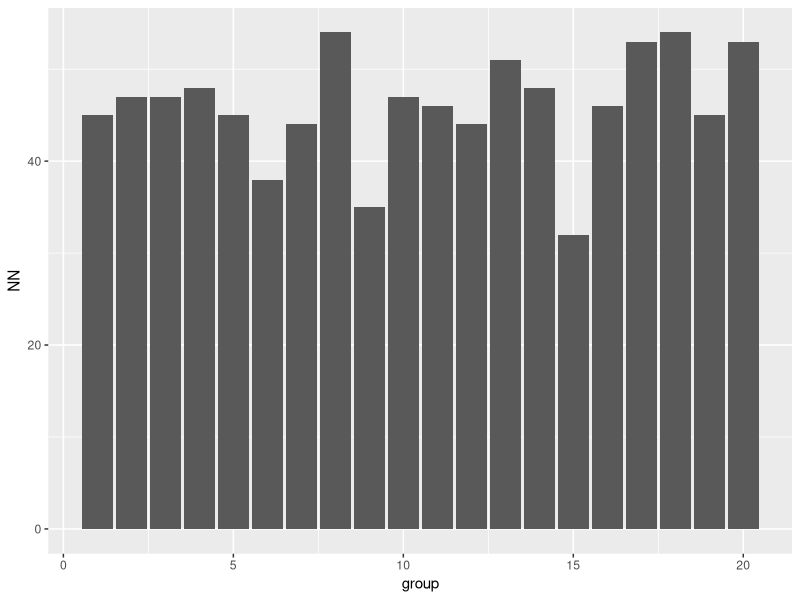
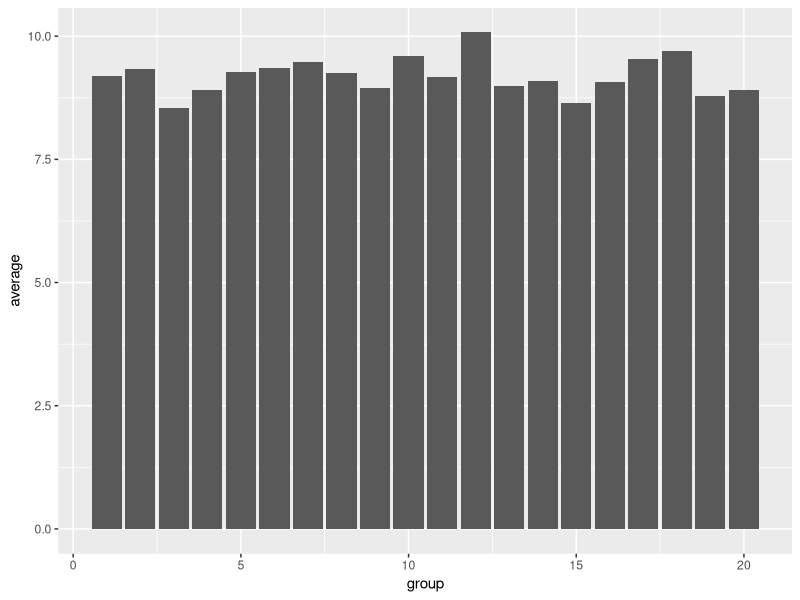
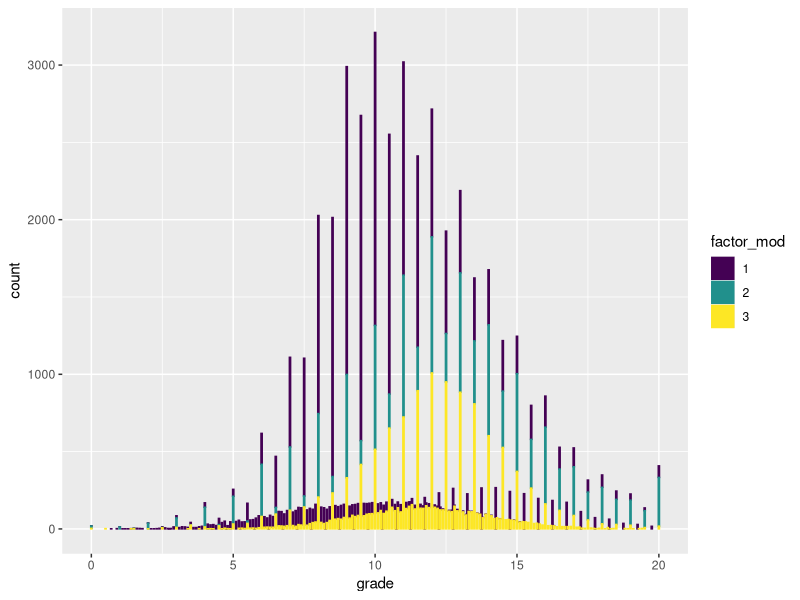
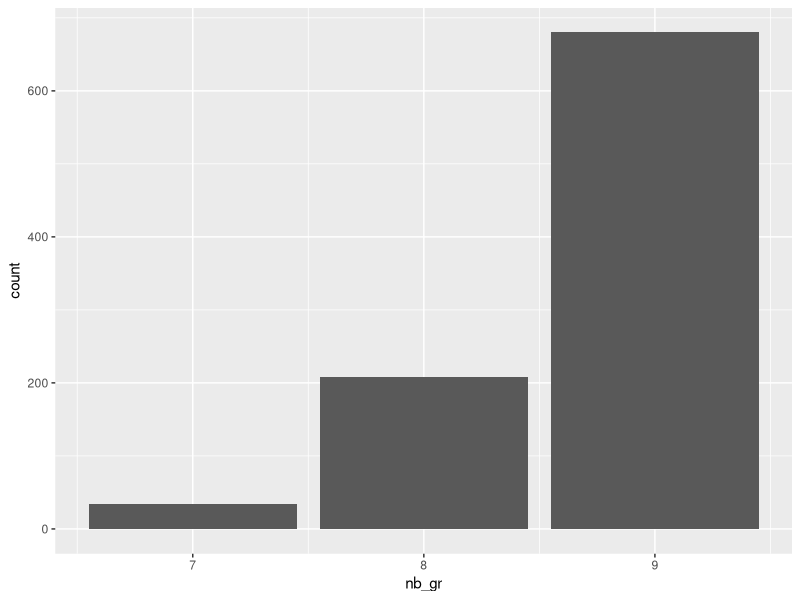
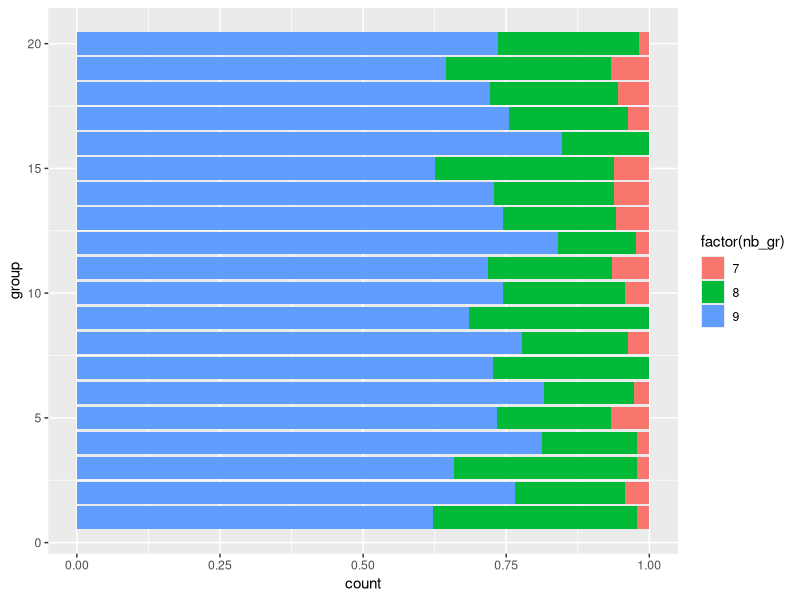

The R script that drew these images, in order:
## ---- chunk 1
#| echo: false
library(tidyr)
library(vroom)
library(ggplot2)
library(dplyr)
library(here)
library(knitr)
## ---- chunk 2
#| echo: false
#loading the dataset using here
dataset <- vroom(here("grades (1).csv"))
## ---- chunk 3
#| echo: false
nbofgrade <- NROW(dataset)  
sentence_nbofgrade <- paste("The data set contains" , nbofgrade, "grades")
print(sentence_nbofgrade)
## ---- chunk 4
#| echo: false
nb_of_students <- lengths(dataset |> distinct(id))
sentence_nbofstudents <- paste("The data set contains" , nb_of_students, "students")
print(sentence_nbofstudents)
## ---- chunk 5
#| echo: false
students_df <- dataset |> distinct(id, .keep_all = TRUE) |> select(id, group)
#lengths is 922 so each students appears 1 time
#rendering : 
students_df |> 
  slice_head(n = 5) |>
  kable()
   
## ---- chunk 6
nb_pergroup <- students_df |> 
  group_by(group) |>
  summarize(NN = n()) 
nb_pergroup |> ggplot(aes(x= group,
                          y=NN)) + 
  geom_col(show.legend =  FALSE, )
## ---- chunk 7
MMA_grade_average <- dataset |> 
  group_by(group) |> 
  filter(course == "Martial Arts and Self-Defense") |> 
  summarize(average = mean(grade))
MMA_grade_average |> ggplot(aes(x= group,
                          y=average)) + 
  geom_col(show.legend =  FALSE )
## ---- chunk 8

distrib_mod <- dataset |> 
  mutate(factor_mod = factor(module, ordered = TRUE)) |>
  select(factor_mod, grade) 
  
  
distrib_mod |> ggplot(aes(x= grade,
                          fill= factor_mod,
                          color = factor_mod)) + 
  geom_bar() 
  

## ---- chunk 9
dataset |> summarize(anyNA(grade))
q8 <- dataset |> group_by(id) |> 
  summarize(nb_grade_perstudent = n(), ming = min(nb_grade_perstudent), maxg = max(nb_grade_perstudent), meang = mean(nb_grade_perstudent), mediang = median(nb_grade_perstudent))
q8 |>
 slice_head(n = 5) |>
  kable()

## ---- chunk 10
nb_grade_story <- dataset |>
  filter(course == "Storytelling and Oral Tradition") |>
  select(id, group, course) |> 
  group_by(group, id) |>
  summarize(nb_gr = n()) 

nb_grade_story |>
  slice_head(n = 2) |>
  kable()
  
  
## ---- chunk 11
nb_grade_story |> ggplot(aes(x= nb_gr,
                          fill = group)) + 
  geom_bar(show.legend =  TRUE )
## ---- chunk 12
nb_grade_story |> group_by(group) |> ggplot(aes(y= group,
 fill= factor(nb_gr))) +
 geom_bar(position= "fill")
